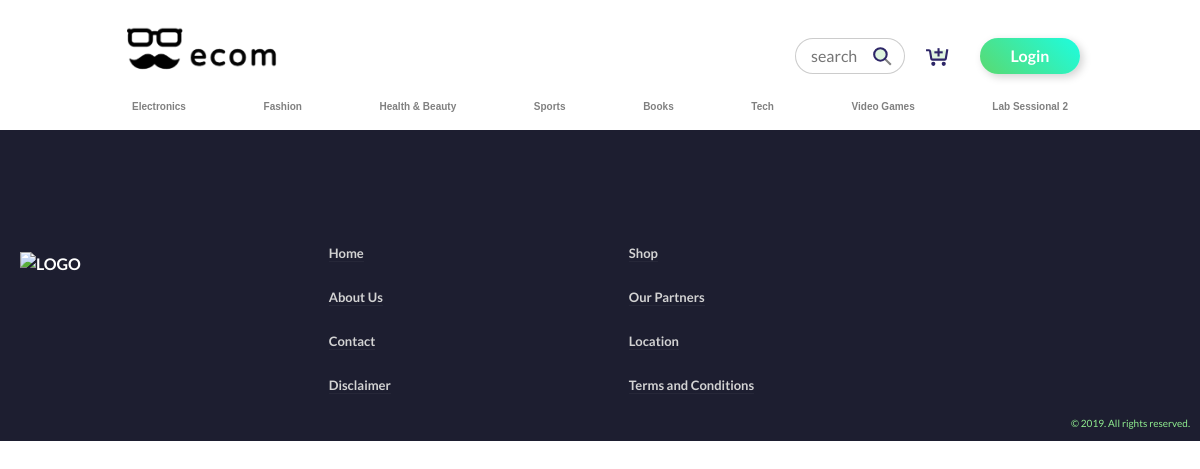
Before: /category/cat_id/3 with the older database file.
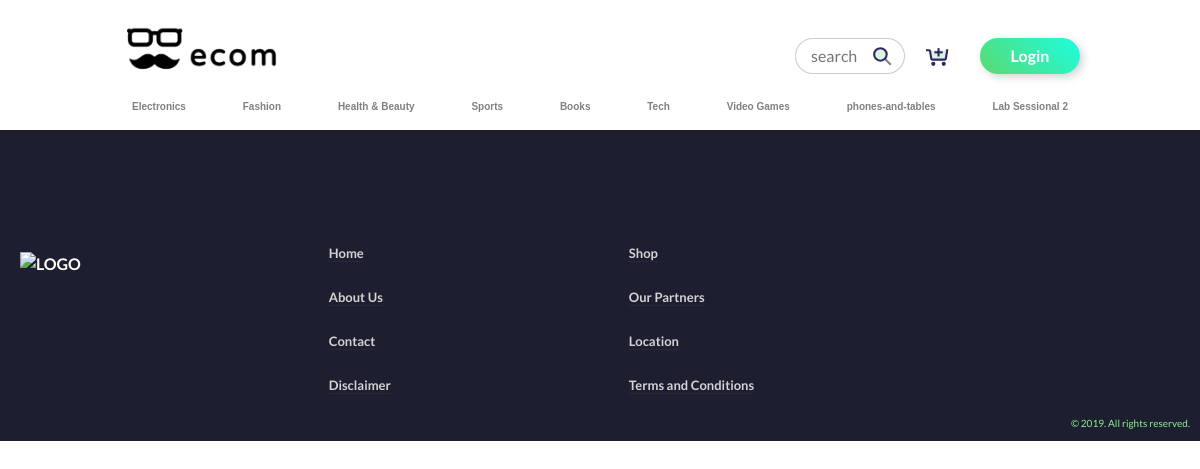
After: the same page with the newer database file.
### tables this page shows
CREATE TABLE `product_categories` (
  `id` int(11) NOT NULL,
  `category` varchar(255) NOT NULL,
  `parent_category` varchar(255) DEFAULT NULL
);

### core/Model.php (called while the page is built, shortened)
<?php
class Model
{
	public function __construct()
	{
		$this -> host = "localhost";
		$this -> username = "root";
		$this -> password = "Ahsankhan142!";
		$this -> db_name = "ecom";
		$this -> db = new mysqli($this -> host, $this -> username, $this -> password, $this -> db_name);
	}
}

### controllers/categoryController.php (called while the page is built, shortened)
<?php
	require_once("core/Controller.php");
	class CategoryController extends Controller
	{
		public function __construct()
		{
			$this -> model = $this -> model("prodModel");
		}
		public function cat_id($args = [])
		{
			if(isset($args[2]))
				$categoryId = $args[2];
			else $categoryId = 1;
			$products = $this -> model -> getProductsFromCategoryId($categoryId);
			$data['products'] = $products;
			$data['categories'] = $this -> model -> getCategoriesList();
			$this -> loadView("category", $data);
		}
	}
 ?>

### index.php (called while the page is built, shortened)
<?php
	require('core/Router.php');
	new Router();

### models/prodModel.php (called while the page is built, shortened)
<?php
	require_once("core/Model.php");
	class ProdModel extends Model
	{
		public function getCategoriesList()
		{
			$data = [];
			$query = "SELECT * FROM product_categories";
			$result = $this -> db -> query($query);
			if($result)
				while($row = $result -> fetch_assoc())
					$data[] = $row;
			return $data;
		}
	}
 ?>

### views/libs/categories_horizontal.php (the view)
<div class="header_lower">
			<ul>
				<?php foreach ($data['categories'] as $categoryRow) { ?>
					<li>
						<a href="<?php echo APPROOT ?>/category/cat_id/<?php echo $categoryRow['id']   ?> ">
							<?php echo $categoryRow['category']; ?>
						</a>
					</li>
				<?php } ?>
				<li><a href="<?php echo APPROOT ?>/lab2">Lab Sessional 2</a></li>
			</ul>
</div>

### core/Router.php (shortened to what this page needs)
<?php
class Router
{
	protected $controller;
	protected $method;
	protected $args = [];
	public function __construct()
	{
		$this -> init();
	}
	public function breakURL($url)
	{
		$url = rtrim($url, '/');
		$url = strtolower($url);
		$parts = explode('/', $url);
		$this -> controller 	= isset($parts[0]) ? $parts[0] : 'index';
		$this -> controller    .= 'Controller';
		$this -> method 		= isset($parts[1]) ? $parts[1] : 'index';
		unset($parts[0]);
		unset($parts[1]);
		$this -> args = $parts;
	}
	public function init()
	{
		if(file_exists("controllers/{$this->controller}.php"))
		{
			$controller = new $this->controller;
			if(method_exists($controller, $this -> method))
				$controller -> {$this -> method} ($this -> args);
			else
				$controller -> index();
		}else echo 'error 404... page not found';
	}
}

### core/Controller.php (shortened to what this page needs)
<?php
class Controller
{
	public function model($model)
	{
		return new $model;
	}
	public function loadView($view, $data = [])
	{
		if(file_exists("views/$view.php"))
			require_once("views/$view.php");
		else die("could not find view");
	}
}

### views/libs/header.php (shortened to what this page needs)
<!DOCTYPE html>
<html>
<head>
	<link rel="stylesheet" href="<?php echo APPROOT ?>/views/libs/bootstrap/css/bootstrap.css">
	<link rel="stylesheet" type="text/css" href="<?php echo APPROOT ?>/views/libs/style.css">
	<link rel="stylesheet" type="text/css" href="<?php echo APPROOT ?>/views/libs/slider/css/style.css">
</head>
<body>
	<div class="header">
		<div class="header_upper">
			<div class="logo">
				<a href="<?php echo APPROOT ?>">
				</a>
			</div>
			<div class="search_bar" >
				<form method="get" action="<?php echo APPROOT ?>/category/search">
					<input type="text" name="q" placeholder="search">
				</form>
				<svg role="img" xmlns="http://www.w3.org/2000/svg" width="24" height="24" viewBox="0 0 24 24" aria-labelledby="searchIconTitle">
    				<title id="searchIconTitle">Search</title>
    				<path d="M14.4121122,14.4121122 L20,20"/>
    				<circle cx="10" cy="10" r="6"/>
				</svg>
			</div>
			<div class="cart_logo">
				<a href="<?php echo APPROOT ?>/cart">
				</a>
			</div>
			<?php if(isset($_SESSION['logged_in']) && $_SESSION['logged_in'] == true){ ?>
				<div class="username">
					<a href="<?php echo APPROOT ?>/profile" >
						<svg role="img" xmlns="http://www.w3.org/2000/svg"  viewBox="0 0 24 24" aria-labelledby="userIconTitle" stroke="black" stroke-width="1" stroke-linecap="square" stroke-linejoin="miter" fill="none" color="black"> <title id="userIconTitle">User</title>
						 	<circle cx="12" cy="12" r="10"/>
						 	<path stroke-linecap="round" d="M5.5,19.5 C7.83333333,18.5 9.33333333,17.6666667 10,17 C11,16 8,16 8,11 C8,7.66666667 9.33333333,6 12,6 C14.6666667,6 16,7.66666667 16,11 C16,16 13,16 14,17 C14.6666667,17.6666667 16.1666667,18.5 18.5,19.5"/>
						 </svg>
					</a>
					<ul class="dropdown">
					<li>
						<i class="fa fa-address-card"></i>
						<a href="<?php echo APPROOT ?>/profile">Profile</a>
					</li>
					<li>
						<i class="fas fa-door-open"></i>
						<a href="<?php echo APPROOT ?>/logout">Logout</a>
					</li>
					</ul>
				</div>
			<?php }else { ?>
			<div class="login">
					<a class="btn btn-grad" href="<?php echo APPROOT ?>/login"> Login</a>
			</div>
		<?php } ?>
		</div>
	</div>

### views/category.php (shortened to what this page needs)
<?php
	require_once("views/libs/header.php");
	require_once("views/libs/categories_horizontal.php");
?>
</head>
<body >
<?php require_once("views/libs/footer.php"); ?>
</body>
</html>

### views/libs/footer.php (shortened to what this page needs)
	<div class="footer">
		<div class="footer-wrapper">
			<div class="section logo">
				<img src="" alt="LOGO">
			</div>
			<div class="section links">
				<ul>
					<li> <a href="#">Home</a> </li>
					<li> <a href="#">About Us</a> </li>
					<li> <a href="#">Contact</a> </li>
					<li> <a href="#">Disclaimer</a> </li>
				</ul>
			</div>
			<div class="section links">
				<ul>
					<li> <a href="#">Shop</a> </li>
					<li> <a href="#">Our Partners</a> </li>
					<li> <a href="#">Location</a> </li>
					<li> <a href="#">Terms and Conditions</a> </li>
				</ul>
			</div>
			<div class="section social-links ">
			</div>
		</div>
		<p>&copy; <?php echo date("Y") ?>. All rights reserved.</p>
	</div>
</body>
</html>

### views/libs/style.css (style rules this page uses)
:root { --logo-color: #5AD974; }
form { background: white; width: 100%; padding:50px 70px; margin: 10px auto; border-radius: 5px; }
input, select { width: 100%; border: 1px solid lightgray; padding: 8px; font-size: 14px; }
form input[placeholder] { color: black; }
* { padding: 0; margin: 0; box-sizing: border-box; font-family: 'Lato', sans-serif; }
body { font-family: sans-serif; color: #424242; margin: 0; padding: 0; min-height: 100vh; }
a, a:hover { text-decoration: none; }
.header { background-color: white; padding: 20px 0 0 0; }
.header .header_upper { display: flex; width: 80%; margin: 0 auto; padding:0 0 0 0; align-items: center; }
.header .header_upper .search_bar { display: flex; margin-left: auto; }
.search_bar form { padding: 0; }
.header .header_upper .logo { width: 185px; height: 72px; text-align: center; align-self: end; background: url("../assets/logo_black.png") no-repeat; background-position: center; background-size: contain; }
.header .header_upper .logo a { font-size: 28px; font-weight:bold; padding: 20px; color: transparent; }
.header .search_bar { position: relative; margin: 0 20px; }
.header .search_bar input[type="text"] { border: 1px solid rgba(128, 128, 128, .4); box-sizing: border-box; padding: 5px 15px; border-radius: 50px; width: 110px; margin: 0; transition: all 500ms ease-out; font-size: 16px; }
.header svg, .header circle { width: 25px; height: 25px; stroke: #2D2667; stroke-width: 2px; fill: --var(logo-color); fill: rgb(0, 170, 0, .13); }
.header .search_bar svg { stroke: gray; stroke-width: 2px; align-self: center; fill: transparent; position: absolute; right: 10px; }
.header .cart_logo { stroke: gray; stroke-width: 2px; margin-right: 20px; }
.header_upper .login a { font-weight: bold; color: white; background: linear-gradient(45deg, rgba(90,217,112,1), rgba(29,253,224,1)); border: none; border-radius: 50px; min-width: 100px; box-shadow: 3px 3px 8px 0px lightgray; margin-left: 10px; transition: all 500ms ease; font-size: 16px; }
.header_lower { padding-bottom: 14px; background: white; }
.header_lower ul { width: 80%; margin: 0 auto; display: flex; justify-content: space-between; }
.header_lower ul li { list-style: none; margin: 0 12px; }
.header_lower ul li a { text-decoration: none; color: gray; font-family: sans-serif; font-weight: bold; font-size: 10px; display: inline-block; background: white; }
.footer { background-color: #1D1E30; }
.footer .footer-wrapper { color: white; display: flex; padding-top: 100px; }
.footer ul, .footer p { margin: 0; }
.footer .section { flex-grow: 1; }
.footer .section li { list-style: none; padding: 10px; }
.footer .section li a { color: lightgray; font-weight: bold; font-size: 13px; border-bottom: 1px solid rgba(128, 128, 128,.09); }
.footer .section.logo { font-weight: bold; padding: 20px; }
.footer p { color: lightgreen; padding: 10px; text-align: right;; font-size: 10px; }

Changed rows visible on the page:
added product_categories: category "phones-and-tables"
